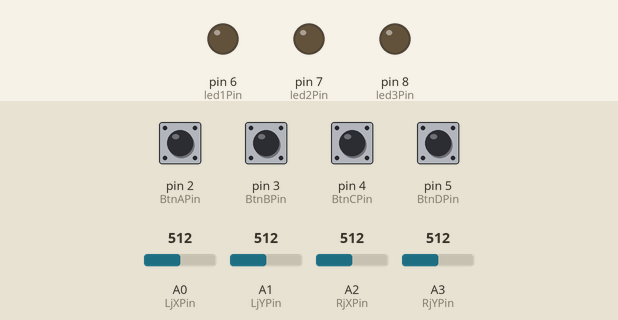
Simulated run of this sketch. Board: Arduino Nano, built with avr-gcc and run on an emulated ATmega328P. Parts: output pins drawn as LEDs (lit = HIGH). Dashed ring = blinking. The inputs (shaded band) are chosen by the test bench; at power-on: pin 2 (BtnAPin), pin 3 (BtnBPin), pin 4 (BtnCPin), pin 5 (BtnDPin) HIGH, A0 (LjXPin) = 512, A1 (LjYPin) = 512, A2 (RjXPin) = 512, A3 (RjYPin) = 512. No radio packets arrive unless stated.

Above: at 1.2 s.
1.3 s: pin 2 (BtnAPin) pulled LOW for 0.15 s
At 1.46 s:
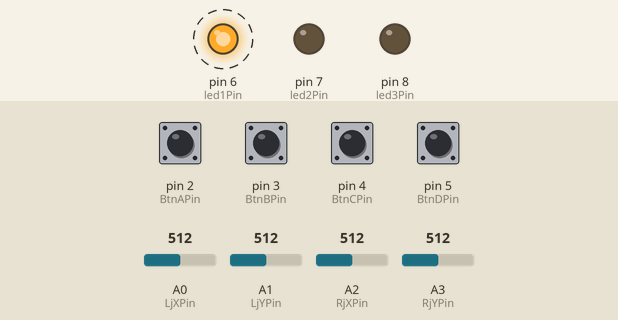
Timing chart, 0 to 4.3 s (numbered marks = the images above; inputs shaded):
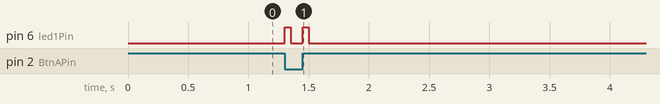

The sketch:

13-remote-transmitter.ino
```cpp
/*
* Transmit remote control signals (via RF24 transmitter) from adeep remote (powered by
* "Arduino Nano").
*  -uses RF24 library version 1.3.0 (vs 1.1.6)
* - make sure to select ATmega328P (old bootloader) when uploading to the Nano
*/
#include <SPI.h>
#include <RF24.h>

/*
* Configure nRF24L01 radio module on SPI bus plus pins 8 for CE & 9 for CS
* arguments are (ce, cs), use transmit address of 0xF0F0F0F0E1LL
*/
RF24 _radio(9,10);
const uint64_t _transmit_pipe = 0xF0F0F0F0E1LL;


/*
 * pin mappings
 */
const int LjXPin = 0;      // Left joystick, direction X
const int LjYPin = 1;      // Left joystick, direction Y
const int RjXPin = 2;      // Right joystick direction X
const int RjYPin = 3;      // Right joystick direction Y
const int led1Pin = 6;     // LED1, blinks of successful transmition
const int led2Pin = 7;     // LED2 - not used
const int led3Pin = 8;     // LED3 - not used
const int BtnAPin = 2;     // Push button A
const int BtnBPin = 3;     // Push button B
const int BtnCPin = 4;     // Push button C
const int BtnDPin = 5;     // Push button D
const int LPotPin = 5;     // Left potentiometer
const int RPotPin = 4;     // Right potentiometer


/*
 * The struct being transmitted
 */
typedef struct {
  int LjX,LjY,RjX,RjY;
  int BtnA,BtnB,BtnC,BtnD;
  int LPot, RPot;
} remote_state_t;
remote_state_t _last_state;

/*
* run once at startup
*/
void setup(void)
{
  //setup radio transmitter
  _radio.begin();
  _radio.openWritingPipe(_transmit_pipe);
  _radio.setPALevel(RF24_PA_LOW);
  _radio.stopListening();

  pinMode(led1Pin, OUTPUT);        // set led1Pin to output mode
  pinMode(led2Pin, OUTPUT);        // set led2Pin to output mode
  pinMode(led3Pin, OUTPUT);        // set led3Pin to output mode

  pinMode(BtnAPin, INPUT_PULLUP);  // set BtnAPin to input mode
  pinMode(BtnBPin, INPUT_PULLUP);  // set BtnBPin to input mode
  pinMode(BtnCPin, INPUT_PULLUP);  // set BtnCPin to input mode
  pinMode(BtnDPin, INPUT_PULLUP);  // set BtnDPin to input mode

  readState(&_last_state);
}

/*
* run constantly in the background
*/
void loop(void)
{
  remote_state_t current_state;
  readState(&current_state);
  if (!areEqual(&current_state, &_last_state)) {
    memcpy(&_last_state, &current_state, sizeof(remote_state_t));
    transmitState(&_last_state);
  }
}

/*
 * read the stae of various remote buttons and store it into the
 * passed paramater
 */
void readState(remote_state_t* pState) {
  memset(pState,0, sizeof(remote_state_t));
  pState->LjX = analogRead(LjXPin);
  pState->LjY = analogRead(LjYPin);
  pState->RjX = analogRead(RjXPin);
  pState->RjY = analogRead(RjYPin);
  pState->BtnA = digitalRead(BtnAPin);
  pState->BtnB = digitalRead(BtnBPin);
  pState->BtnC = digitalRead(BtnCPin);
  pState->BtnD = digitalRead(BtnDPin);

  /*
   *  unfortunately the potentiometers appear to be broken
   *
  pState->LPot = analogRead(LPotPin);
  pState->RPot = analogRead(RPotPin);
  */
}

/*
 * true if two states are equal
 */
bool areEqual(remote_state_t* pSrc, remote_state_t* pDest) {
  //check joysticks
  const int JoystickNoise = 1;
  if (abs(pSrc->LjX - pDest->LjX) > JoystickNoise) return false;
  if (abs(pSrc->LjY - pDest->LjY) > JoystickNoise) return false;
  if (abs(pSrc->RjX - pDest->RjX) > JoystickNoise) return false;
  if (abs(pSrc->RjY - pDest->RjY) > JoystickNoise) return false;

  //check potentiometers
  const int PotentiometerNoise = 10;
  if (abs(pSrc->LPot - pDest->LPot) > PotentiometerNoise) return false;
  if (abs(pSrc->RPot - pDest->RPot) > PotentiometerNoise) return false;

  //check buttons
  if (pSrc->BtnA != pDest->BtnA) return false;
  if (pSrc->BtnB != pDest->BtnB) return false;
  if (pSrc->BtnC != pDest->BtnC) return false;
  if (pSrc->BtnD != pDest->BtnD) return false;

  return true;
}

/*
 * transmit state over the radio
 */
void transmitState(remote_state_t* pState) {
  if (_radio.write( pState, sizeof(remote_state_t) ))
  {
    digitalWrite(led1Pin,HIGH);
    delay(50);
    digitalWrite(led1Pin,LOW);
  }
}
```

Measured:
- after the input at 1.3 s, pin 6 (led1Pin): alternates HIGH for 0.05 s and LOW for 0.10 s, 4 changes in all, then stays LOW, starting at once
